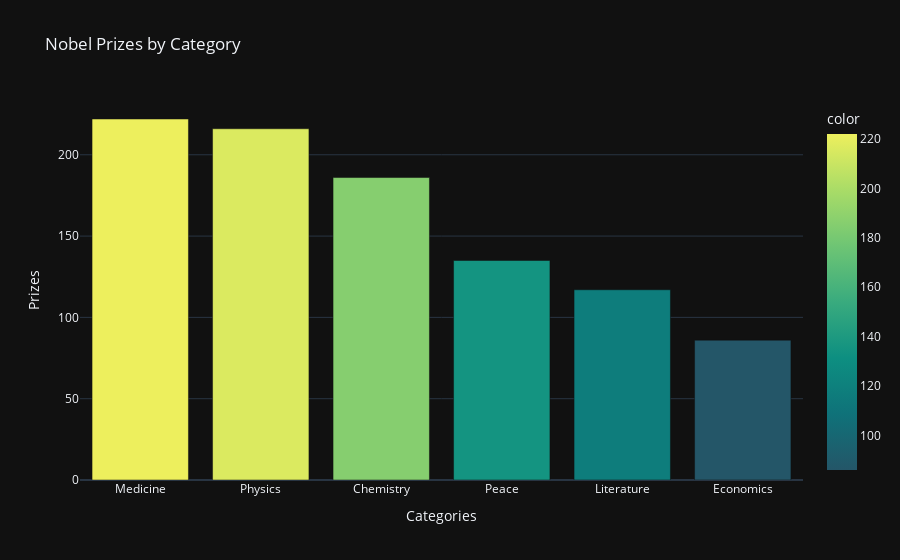

Here is the notebook cell this chart was saved with:
### Markdown cell above
In how many categories are prizes awarded?

Create a plotly bar chart with the number of prizes awarded by category.

Use the color scale called Aggrnyl to colour the chart, but don't show a color axis.

Which category has the most number of prizes awarded?

Which category has the fewest number of prizes awarded?

### Code cell
df["Category"].nunique()            # There are siz categories

#----------------------------------------Number of Prizes by Cateogory ------------------------------#
categories_prizes = df["Category"].value_counts()
chart= px.bar( x= categories_prizes.index,
               y=  categories_prizes.values,
               title=" Nobel Prizes by Category",
               labels = {"x": "Categories", "y": "Prizes"},
               color_continuous_scale="Aggrnyl",
               color = categories_prizes.values,
               )
chart.update_layout(coloraxis_showscale=True)
chart.show()

            # Largest number of Prizes in Medicine and smallest is in Economics.

### Figure 1 — Plotly figure (JSON) as saved in the notebook; plotly's stock layout.template omitted (floating-point values rounded to 4 significant figures)
{"data": [{"hovertemplate": "Categories=%{x}<br>Prizes=%{y}<br>color=%{marker.color}<extra></extra>", "legendgroup": "", "marker": {"color": [222, 216, 186, 135, 117, 86], "coloraxis": "coloraxis", "pattern": {"shape": ""}}, "name": "", "orientation": "v", "showlegend": false, "textposition": "auto", "x": ["Medicine", "Physics", "Chemistry", "Peace", "Literature", "Economics"], "xaxis": "x", "y": [222, 216, 186, 135, 117, 86], "yaxis": "y", "type": "bar"}], "layout": {"xaxis": {"anchor": "y", "domain": [0.0, 1.0], "title": {"text": "Categories"}}, "yaxis": {"anchor": "x", "domain": [0.0, 1.0], "title": {"text": "Prizes"}}, "coloraxis": {"colorbar": {"title": {"text": "color"}}, "colorscale": [[0.0, "rgb(36, 86, 104)"], [0.1667, "rgb(15, 114, 121)"], [0.3333, "rgb(13, 143, 129)"], [0.5, "rgb(57, 171, 126)"], [0.6667, "rgb(110, 197, 116)"], [0.8333, "rgb(169, 220, 103)"], [1.0, "rgb(237, 239, 93)"]], "showscale": true}, "legend": {"tracegroupgap": 0}, "title": {"text": " Nobel Prizes by Category"}, "barmode": "relative"}}
